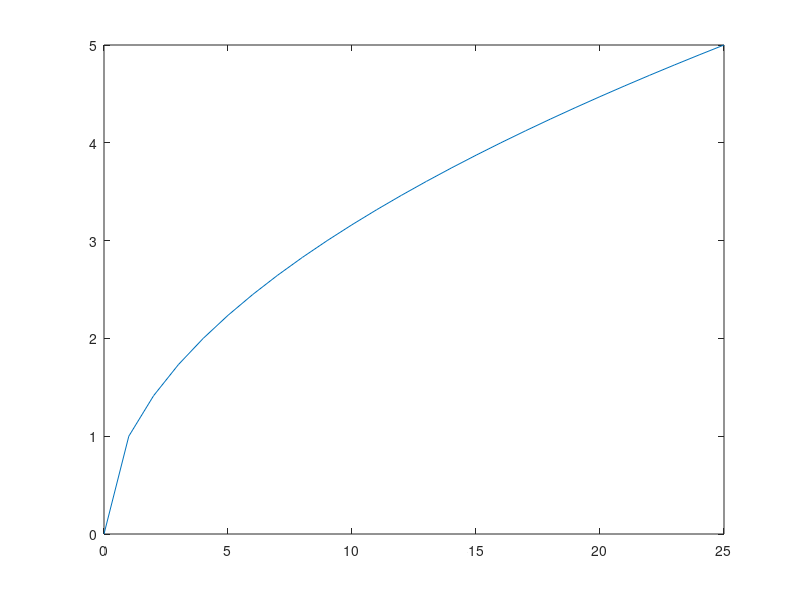
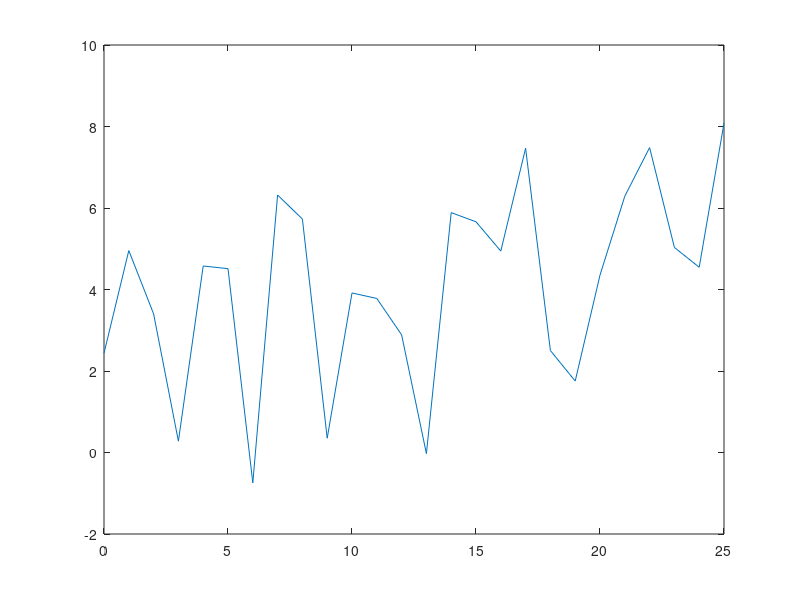
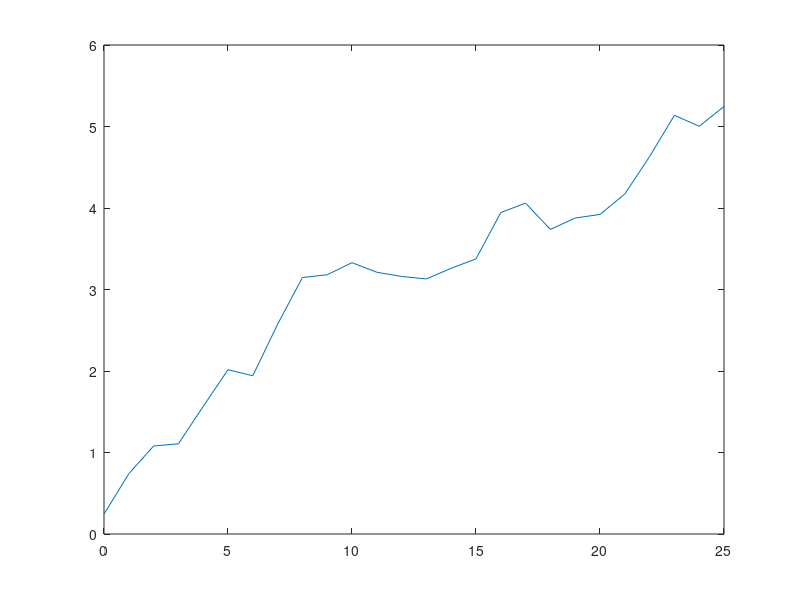

MATLAB code to generate these figures, in order:
%The first plot, just the sqrt function before any changes
figure(1);
x = 0:1:25;
y = sqrt(x)
plot (x, y);

%Salting the function
figure(2);
salting_amount = 5.0
salted_y = y + (rand(size(y)) * 2 - 1) * salting_amount;
plot(x, salted_y);

%Smoothing the salted graph
figure(3)
window_value = 10;
% Step 1: Create the moving average filter
moving_average_filter = ones(1, window_value) / window_value;
% Step 2: Apply the filter to the salted data
smoothed_y = filter(moving_average_filter, 1, salted_y);

plot(x, smoothed_y);
